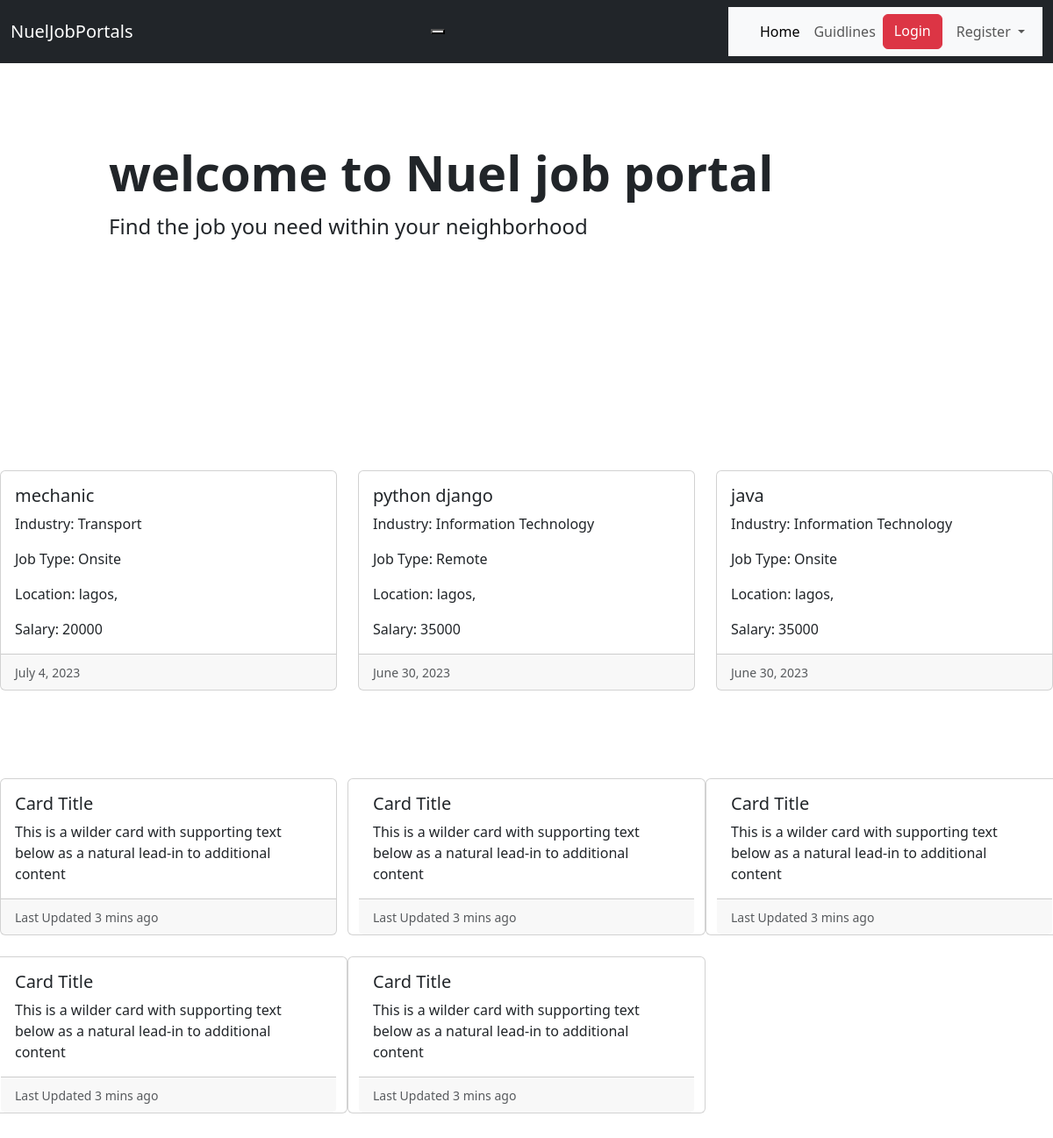
The page /job-list/ on the database as committed earlier.
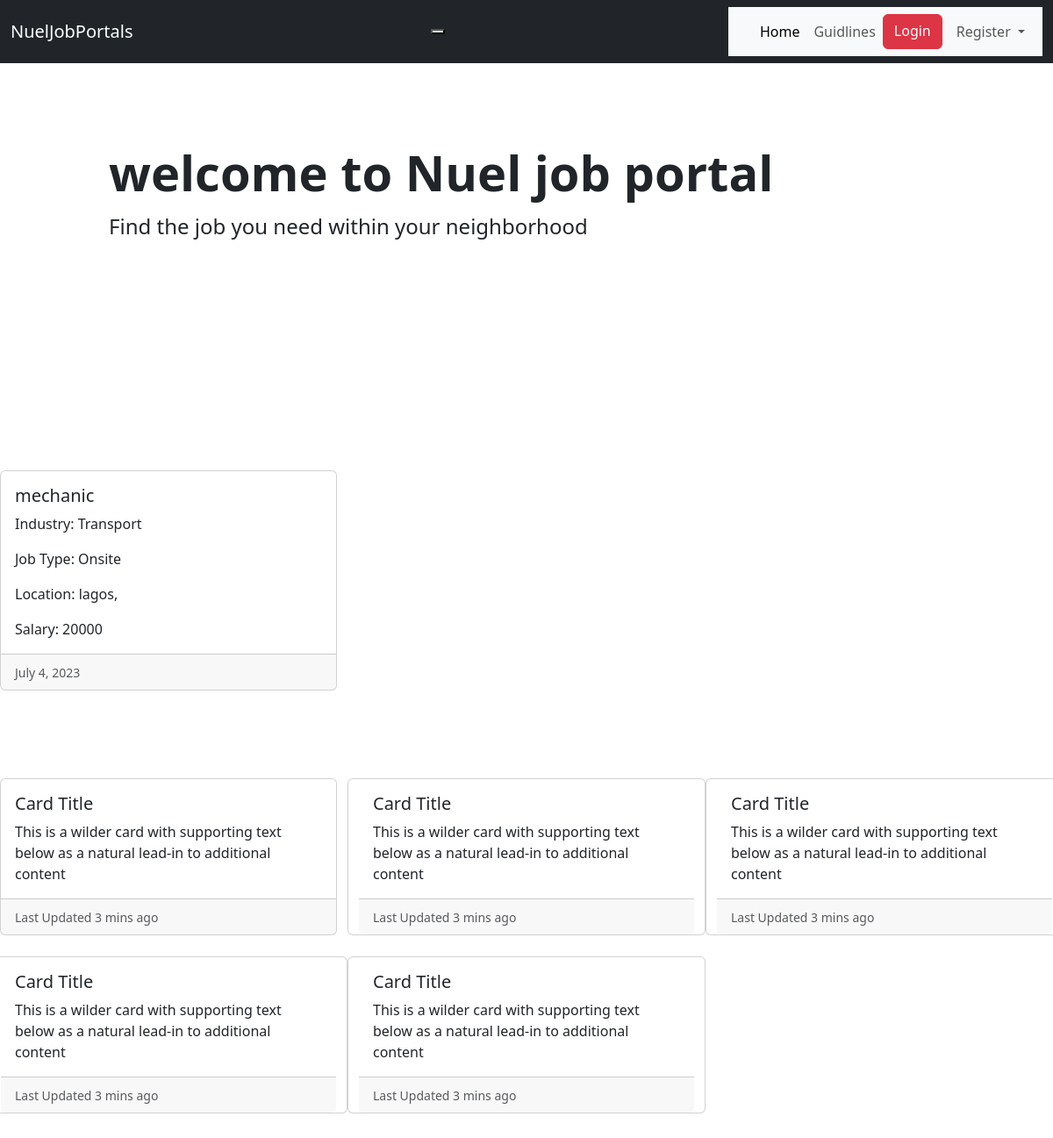
The same page on the database as committed later.
### job/models.py (models this page shows, shortened)
class AvailableJobs(models.Model):
   job_type_choices=(
      ('Remote','Remote'),
      ('Onsite','Onsite'),
      ('Hybrid','Hybrid')
   )
   user = models.ForeignKey(User, on_delete=models.CASCADE)
   employers = models.ForeignKey(Employers, on_delete=models.CASCADE)
   title = models.CharField(max_length=200)
   city = models.CharField(max_length=200)
   location = models.ForeignKey(Location, on_delete=models.CASCADE,blank=True,null=True)
   salary = models.PositiveIntegerField(default=35000)
   requirements = models.TextField()
   ideal_candidate =models.TextField()
   is_available =models.BooleanField(default=True)
   date_created = models.DateField(auto_now_add = True, null=True, blank=True)
   created_on = models.DateTimeField(auto_now_add = True, null=True, blank=True)
   industry = models.ForeignKey(Industry, on_delete=models.CASCADE,blank=True,null=True)
   job_type= models.CharField(max_length=200,choices=job_type_choices,null=True,blank=True)
   class Meta:
      verbose_name_plural='AvailableJobs'
      ordering = ['-date_created']

class Industry(models.Model):
   name = models.CharField(max_length=200)
   def __str__(self):
      return self.name

### products/views.py (the view)
# urls.py: path('job-list/', views.jobListing, name='job-list'),
def jobListing(request):
    available_jobs = AvailableJobs.objects.filter(is_available=True).order_by('-date_created')
    context={'available_jobs':available_jobs}
    return render(request,'jobs/available_jobs.html',context)

### templates/jobs/available_jobs.html (shortened to what this page needs)
{% extends 'layouts/base.html' %}
{% load widget_tweaks %}
{% block content %}
<div class="row row-cols-1 row-cols-md-3 g-4">
    {% for job in available_jobs %}
    <div class="col">
        <a href="{% url 'products:job-details' job.pk %}">
        <div class="card h-100">
            <div class="card-body">
                <h5 class="card-title">{{ job.title }}</h5>
                    <p class="card-text">Industry: {{ job.industry }}</p>
                    <p class="card-text">Job Type: {{ job.job_type }}</p>
                    <p class="card-text">Location: {{ job.city }}, {{ job.state }}</p>
                    <p class="card-text">Salary: {{ job.salary }}</p>
            </div>
            <div class="card-footer">
                <small class="text-muted">{{ job.date_created }}</small>
            </div>
        </div>
        </a>
    </div>
    {% endfor %}
</div>
<div>
<div class="row row-cols-1 row-cols-md-3 g-4">
    <div class="col">
        <div class="card h-100">
            <div class="card-body">
                <h5 class="card-title">Card Title </h5>
                    <p class="card-text">This is a wilder card with supporting text below as a natural lead-in to additional content</p>
            </div>
            <div class="card-footer">
                <small class="text-muted">Last Updated 3 mins ago</small>
            </div>
        </div>
    </div>
    <div class="card h-100">
        <div class="card-body">
            <h5 class="card-title">Card Title </h5>
                <p class="card-text">This is a wilder card with supporting text below as a natural lead-in to additional content</p>
        </div>
        <div class="card-footer">
            <small class="text-muted">Last Updated 3 mins ago</small>
        </div>
    </div>
    <div class="card h-100">
        <div class="card-body">
            <h5 class="card-title">Card Title </h5>
                <p class="card-text">This is a wilder card with supporting text below as a natural lead-in to additional content</p>
        </div>
        <div class="card-footer">
            <small class="text-muted">Last Updated 3 mins ago</small>
        </div>
    </div>
    <div class="card h-100">
        <div class="card-body">
            <h5 class="card-title">Card Title </h5>
                <p class="card-text">This is a wilder card with supporting text below as a natural lead-in to additional content</p>
        </div>
        <div class="card-footer">
            <small class="text-muted">Last Updated 3 mins ago</small>
        </div>
    </div>
    <div class="card h-100">
        <div class="card-body">
            <h5 class="card-title">Card Title </h5>
                <p class="card-text">This is a wilder card with supporting text below as a natural lead-in to additional content</p>
        </div>
        <div class="card-footer">
            <small class="text-muted">Last Updated 3 mins ago</small>
        </div>
    </div>
</div>
</div>
{% endblock %}

Rows that differ between the two databases and show on the page:
no longer on this page (row edited): AvailableJobs: title "python django", industry "Information Technology", job_type "Remote", city "lagos", salary "35000", date_created "June 30, 2023"
no longer on this page (row edited): AvailableJobs: title "java", industry "Information Technology", job_type "Onsite", city "lagos", salary "35000", date_created "June 30, 2023"
